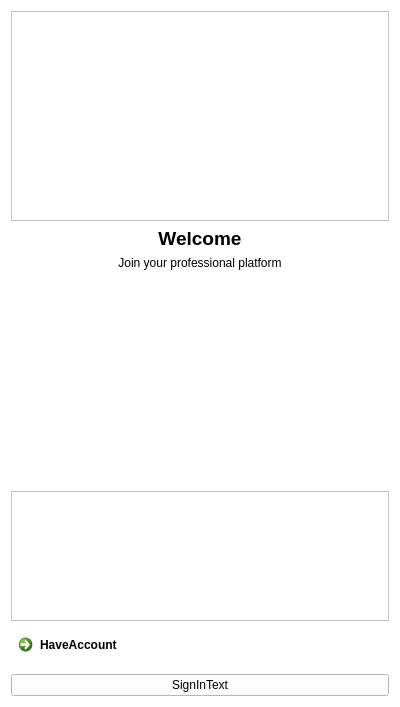
<?xml version="1.0" encoding="UTF-8"?>
<ui version="4.0">
 <class>LoginSignIn</class>
 <widget class="QWidget" name="LoginSignIn">
  <property name="geometry">
   <rect>
    <x>0</x>
    <y>0</y>
    <width>400</width>
    <height>707</height>
   </rect>
  </property>
  <property name="sizePolicy">
   <sizepolicy hsizetype="Minimum" vsizetype="Minimum">
    <horstretch>0</horstretch>
    <verstretch>0</verstretch>
   </sizepolicy>
  </property>
  <property name="minimumSize">
   <size>
    <width>400</width>
    <height>650</height>
   </size>
  </property>
  <property name="maximumSize">
   <size>
    <width>600</width>
    <height>800</height>
   </size>
  </property>
  <property name="windowTitle">
   <string>LoginText</string>
  </property>
  <property name="styleSheet">
   <string notr="true">background-color: white;</string>
  </property>
  <layout class="QVBoxLayout" name="verticalLayout">
   <item>
    <widget class="ImageViewer" name="IconImageViewer">
     <property name="sizePolicy">
      <sizepolicy hsizetype="Expanding" vsizetype="Fixed">
       <horstretch>0</horstretch>
       <verstretch>0</verstretch>
      </sizepolicy>
     </property>
     <property name="minimumSize">
      <size>
       <width>200</width>
       <height>200</height>
      </size>
     </property>
     <property name="maximumSize">
      <size>
       <width>1000</width>
       <height>300</height>
      </size>
     </property>
    </widget>
   </item>
   <item>
    <widget class="QLabel" name="WelcomLbl">
     <property name="sizePolicy">
      <sizepolicy hsizetype="Preferred" vsizetype="Fixed">
       <horstretch>0</horstretch>
       <verstretch>0</verstretch>
      </sizepolicy>
     </property>
     <property name="font">
      <font>
       <pointsize>14</pointsize>
       <bold>true</bold>
      </font>
     </property>
     <property name="text">
      <string>Welcome</string>
     </property>
     <property name="alignment">
      <set>Qt::AlignCenter</set>
     </property>
     <property name="margin">
      <number>5</number>
     </property>
    </widget>
   </item>
   <item>
    <widget class="QLabel" name="JoinProfessionalLbl">
     <property name="sizePolicy">
      <sizepolicy hsizetype="Preferred" vsizetype="Fixed">
       <horstretch>0</horstretch>
       <verstretch>0</verstretch>
      </sizepolicy>
     </property>
     <property name="text">
      <string>Join your professional platform</string>
     </property>
     <property name="alignment">
      <set>Qt::AlignCenter</set>
     </property>
    </widget>
   </item>
   <item>
    <widget class="LoginForm" name="widget" native="true"/>
   </item>
   <item>
    <widget class="CaptchaVerifier" name="captchaCode">
     <property name="sizePolicy">
      <sizepolicy hsizetype="Preferred" vsizetype="Fixed">
       <horstretch>0</horstretch>
       <verstretch>0</verstretch>
      </sizepolicy>
     </property>
     <property name="minimumSize">
      <size>
       <width>0</width>
       <height>50</height>
      </size>
     </property>
     <property name="maximumSize">
      <size>
       <width>16777215</width>
       <height>130</height>
      </size>
     </property>
    </widget>
   </item>
   <item>
    <widget class="QCommandLinkButton" name="changeMode">
     <property name="sizePolicy">
      <sizepolicy hsizetype="Preferred" vsizetype="Fixed">
       <horstretch>0</horstretch>
       <verstretch>0</verstretch>
      </sizepolicy>
     </property>
     <property name="styleSheet">
      <string notr="true"/>
     </property>
     <property name="text">
      <string>HaveAccount</string>
     </property>
     <property name="icon">
      <iconset resource="resource.qrc">
       <normaloff>:/arrow-right.png</normaloff>:/arrow-right.png</iconset>
     </property>
    </widget>
   </item>
   <item>
    <widget class="QPushButton" name="SignInBtn">
     <property name="text">
      <string>SignInText</string>
     </property>
    </widget>
   </item>
  </layout>
 </widget>
 <customwidgets>
  <customwidget>
   <class>ImageViewer</class>
   <extends>QGraphicsView</extends>
   <header>Components/imageviewer.h</header>
  </customwidget>
  <customwidget>
   <class>LoginForm</class>
   <extends>QWidget</extends>
   <header>Components/loginform.h</header>
   <container>1</container>
  </customwidget>
  <customwidget>
   <class>CaptchaVerifier</class>
   <extends>QGraphicsView</extends>
   <header>Components/captchaverifier.h</header>
  </customwidget>
 </customwidgets>
 <resources>
  <include location="resource.qrc"/>
 </resources>
 <connections/>
</ui>
